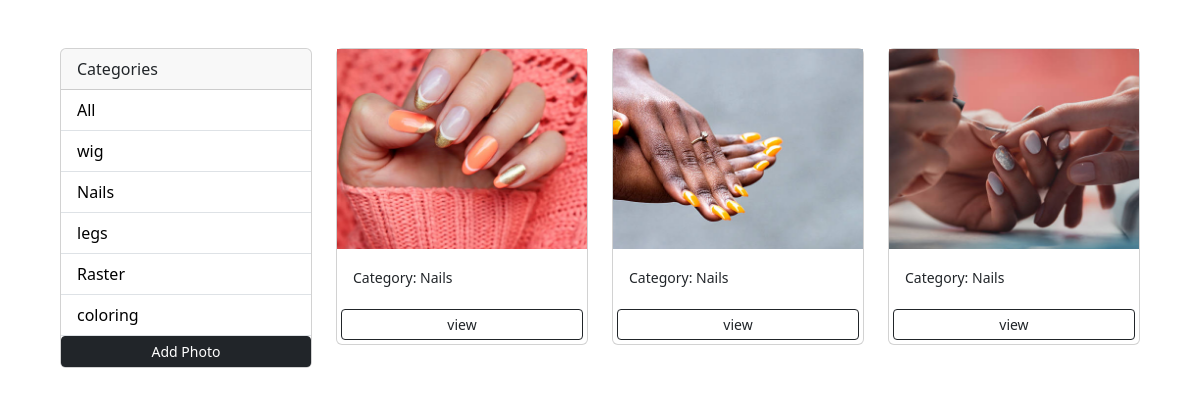
Page /?category=Nails on the committed database.
### photos/models.py (models this page shows, shortened)
class Category(models.Model):
    name = models.CharField(max_length=100, null=False, blank=False)

class Photo(models.Model):
    category = models.ForeignKey(Category, on_delete=models.SET_NULL, null=True, blank=True)
    image = models.ImageField( null=False, blank=False)
    description = models.TextField()

### photos/views.py (the view)
# urls.py: path('',views.gallery, name="gallery"),
def gallery(request):
    category = request.GET.get('category')
    if category == None:
        photos = Photo.objects.all()
    else:
        photos = Photo.objects.filter(category__name=category)
    categories = Category.objects.all()
    context = {'categories': categories, 'photos':photos}
    return render(request, 'photos/gallery.html', context)

### photos/templates/photos/gallery.html (shortened to what this page needs)
<!DOCTYPE html>
<html lang="en">
    <head>
    </head>
    <link href="https://cdn.jsdelivr.net/npm/bootstrap@5.3.3/dist/css/bootstrap.min.css" rel="stylesheet">
    <body class="m-5">
        <div class="container">
            <div class="row">
                <div class="col-md-3">
                    <div class="card">
                        <div class="card-header">
                        Categories
                        </div>
                        <ul class="list-group list-group-flush">
                        <li class="list-group-item">
                            <a href="{% url 'gallery' %}">All</a>
                        </li>
                            {% for category in categories %}
                            <li class="list-group-item">
                                <a href="{% url 'gallery' %}?category={{category.name}}">
                                    {{category.name}}</a>
                            </li>
                            {% endfor %}
                            <a href="{% url 'add' %}" class="btn btn-dark btn-block btn-sm m1">Add Photo </a>
                        </ul>
                    </div>
                </div>
                <div class="col-md-9">
                    <div class="row">
                        {% for photo in photos %}
                    <div class="col-md-4">
                        <div class="card">
                            <img class="imge-thumbail" src="{{photo.image.url}}">
                            <div class="card-body">
                            <small>Category: {{photo.category.name}}</small>
                            </div>
                            <a class="btn btn-outline-dark btn-sm m-1" href="{% url 'photo' photo.id %}"class="btn btn-outline-dark btn-sm m-1">view</a>
                        </div>
                    </div>
                    {% empty %}
                    <h3>No photos...</h3>
                    {% endfor %}
                    </div>
                </div>
            </div>
        </div>
    </body>
</html>

### photos/templates/photos/gallery.html (style rules this page uses)
.imge-thumbail { height: 200px; object-fit: cover; }
.list-group-item a { text-decoration: none; color: black; }

### rows in the picture
Category: name "wig"
Category: name "Nails"
Category: name "legs"
Category: name "Raster"
Category: name "coloring"
Photo: image (picture), category.name "Nails"
Photo: image (picture), category.name "Nails"
Photo: image (picture), category.name "Nails"
